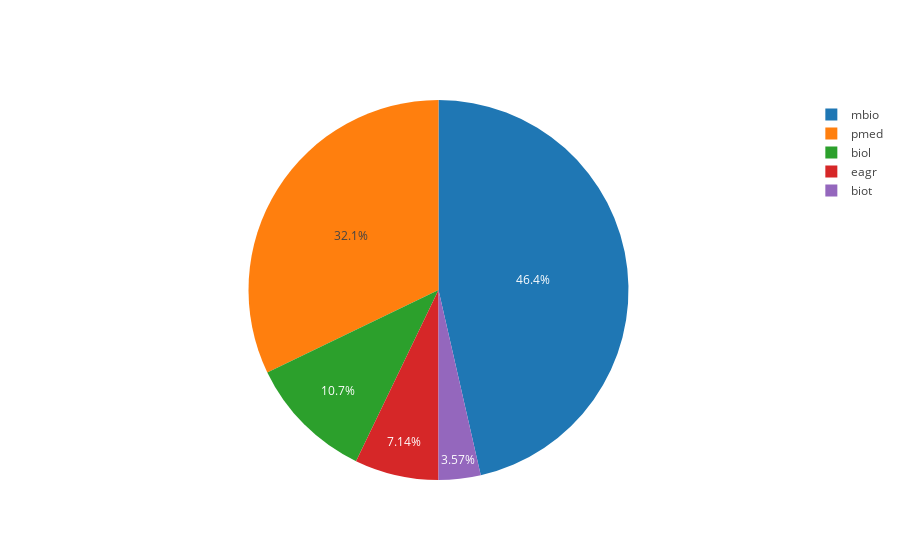

This figure's notebook cell:
### Code cell
# Grafica Pie-chart en plotly
import plotly
import plotly.graph_objs as go
plotly.offline.init_notebook_mode(connected=True)

x=['biol','mbio','biot','pmed','eagr']

y=[3,13,1,9,2]
data=go.Pie(labels=x, values=y)

plotly.offline.iplot([data], filename='Pie Chart')

### Figure 1 — Plotly figure (JSON) as saved in the notebook; plotly's stock layout.template omitted (floating-point values rounded to 4 significant figures)
{"data": [{"labels": ["biol", "mbio", "biot", "pmed", "eagr"], "type": "pie", "uid": "09eceb60-8bd8-48ed-9cfc-1240e96998d8", "values": [3, 13, 1, 9, 2]}], "layout": {}}
